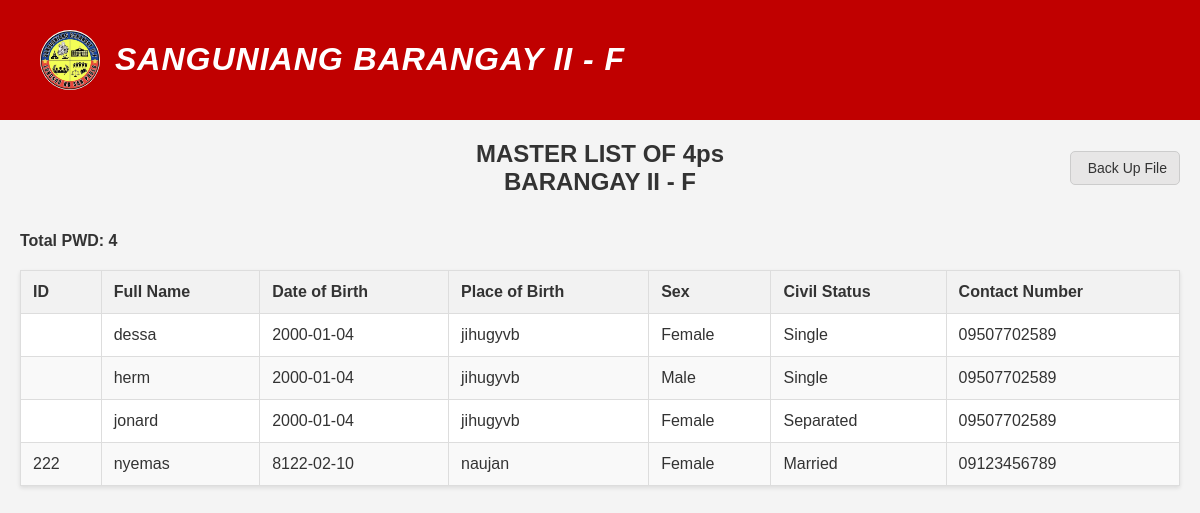
The page /pwd.php on the database its author committed.
### tables this page shows
CREATE TABLE `residents` (
  `id` int(11) NOT NULL,
  `fullname` varchar(100) DEFAULT NULL,
  `dob` date DEFAULT NULL,
  `pob` varchar(100) DEFAULT NULL,
  `sex` varchar(10) DEFAULT NULL,
  `civil_status` varchar(20) DEFAULT NULL,
  `nationality` varchar(50) DEFAULT NULL,
  `religion` varchar(50) DEFAULT NULL,
  `contact_number` varchar(15) DEFAULT NULL,
  `house_no` varchar(20) DEFAULT NULL,
  `barangay` varchar(50) DEFAULT NULL,
  `municipality` varchar(50) DEFAULT NULL,
  `province` varchar(50) DEFAULT NULL,
  `length_of_stay` varchar(50) DEFAULT NULL,
  `occupation` varchar(100) DEFAULT NULL,
  `place_of_work` varchar(100) DEFAULT NULL,
  `education` varchar(100) DEFAULT NULL,
  `father_name` varchar(100) DEFAULT NULL,
  `father_occupation` varchar(100) DEFAULT NULL,
  `father_contact` varchar(15) DEFAULT NULL,
  `mother_name` varchar(100) DEFAULT NULL,
  `mother_occupation` varchar(100) DEFAULT NULL,
  `mother_contact` varchar(15) DEFAULT NULL,
  `emergency_name` varchar(100) DEFAULT NULL,
  `emergency_relationship` varchar(50) DEFAULT NULL,
  `emergency_contact` varchar(15) DEFAULT NULL,
  `email_address` varchar(255) DEFAULT NULL,
  `voters` enum('Yes','No') DEFAULT 'No',
  `pwd` enum('Yes','No') DEFAULT 'No',
  `senior` enum('Yes','No') DEFAULT 'No',
  `household_name` varchar(100) DEFAULT NULL,
  `age_member` int(11) DEFAULT NULL,
  `sex_householdmember` enum('Male','Female','Other') DEFAULT NULL,
  `civil_status_member` varchar(50) DEFAULT NULL,
  `occupation_member` varchar(100) DEFAULT NULL,
  `education_attain` varchar(100) DEFAULT NULL,
  `place_of_work_or_school` varchar(150) DEFAULT NULL,
  `resident_type` enum('HomeOwner','Renters') NOT NULL DEFAULT 'HomeOwner',
  `four_ps` enum('Yes','No') DEFAULT NULL,
  `fourps_id` int(10) UNSIGNED DEFAULT NULL,
  `pwd_id` int(10) UNSIGNED DEFAULT NULL,
  `senior_id` int(10) UNSIGNED DEFAULT NULL,
  `voters_id` varchar(50) DEFAULT NULL,
  `last_updated` timestamp NOT NULL DEFAULT current_timestamp() ON UPDATE current_timestamp()
);

### pwd.php (the view, shortened to what this page needs)
<?php
include 'db.conn.php';
$pwdCountQuery = "SELECT COUNT(*) as total FROM residents WHERE pwd = 'Yes'";
$pwdCount = $conn->query($pwdCountQuery)->fetch_assoc()['total'];
?>
<!DOCTYPE html>
<html lang="en">
<head>
</head>
<body>
    <div class="header">
        <img src="brgy2F.jpg" alt="Barangay Logo" class="logo">
        <h1>SANGUNIANG BARANGAY II - F</h1>
    </div>
    <div class="subheader">
        <h2>MASTER LIST OF 4ps<br>BARANGAY II - F</h2>
  <a href="data.xlsx" download="MasterList4ps_BarangayII-F.xlsx" class="backup-button" title="Download Excel Backup File">
    <i class="fas fa-file-download"></i> Back Up File
</a>
    </div>
    <div class="statistics" style="margin: 0 20px 20px 20px; font-weight: bold;">
        <p>Total PWD: <?= $pwdCount ?></p>
    </div>
    <table>
        <thead>
            <tr>
                <th>ID</th>
                <th>Full Name</th>
                <th>Date of Birth</th>
                <th>Place of Birth</th>
                <th>Sex</th>
                <th>Civil Status</th>
                <th>Contact Number</th>
            </tr>
        </thead>
        <tbody>
        <?php
        $sql = "SELECT pwd_id, fullname, dob, pob, sex, civil_status, contact_number FROM residents WHERE pwd= 'Yes' ORDER BY id ASC";
        $result = $conn->query($sql);
        $row_count = 0;
        while ($row = $result->fetch_assoc()):
            $alt = ($row_count % 2 == 1) ? 'class="alt"' : '';
        ?>
            <tr <?= $alt ?>>
                <td><?= htmlspecialchars($row['pwd_id']) ?></td>
                <td><?= htmlspecialchars($row['fullname']) ?></td>
                <td><?= htmlspecialchars($row['dob']) ?></td>
                <td><?= htmlspecialchars($row['pob']) ?></td>
                <td><?= htmlspecialchars($row['sex']) ?></td>
                <td><?= htmlspecialchars($row['civil_status']) ?></td>
                <td><?= htmlspecialchars($row['contact_number']) ?></td>
            </tr>
        <?php
            $row_count++;
        endwhile;
        ?>
        </tbody>
    </table>
</body>
</html>

### pwd.php (style rules this page uses)
body { font-family: Arial, sans-serif; margin: 0; padding: 0; background-color: #f4f4f4; color: #333; }
.header { display: flex; align-items: center; background-color: #c00000; color: white; padding: 20px 40px; }
.header .logo { height: 60px; width: 60px; margin-right: 15px; border-radius: 50%; object-fit: cover; }
.header h1 { font-size: 2em; color: white; font-weight: bold; font-style: italic; text-transform: uppercase; letter-spacing: 1px; }
.subheader { text-align: center; padding: 20px; position: relative; }
.subheader h2 { margin: 0; font-weight: bold; color: #333; text-align: center; }
.backup-button { position: absolute; top: 50%; right: 20px; transform: translateY(-50%); background-color: #e7e6e6; color: #333; padding: 8px 12px; border: 1px solid #ccc; border-radius: 5px; text-decoration: none; font-size: 14px; display: inline-flex; align-items: center; }
.statistics { margin: 0 20px 20px 20px; font-weight: bold; text-align: left; }
table { width: calc(100% - 40px); margin: 0 auto; border-collapse: collapse; background-color: white; box-shadow: 0 2px 4px rgba(0,0,0,0.1); }
thead tr { background-color: #f2f2f2; }
th, td { border: 1px solid #ddd; padding: 12px; text-align: left; }
th { font-weight: bold; }
tbody tr.alt { background-color: #f9f9f9; }

### rows shown on the page
residents: fullname "dessa", dob "2000-01-04", pob "jihugyvb", sex "Female", civil_status "Single", contact_number "09507702589"
residents: fullname "herm", dob "2000-01-04", pob "jihugyvb", sex "Male", civil_status "Single", contact_number "09507702589"
residents: fullname "jonard", dob "2000-01-04", pob "jihugyvb", sex "Female", civil_status "Separated", contact_number "09507702589"
residents: pwd "222", fullname "nyemas", dob "8122-02-10", pob "naujan", sex "Female", civil_status "Married", contact_number "09123456789"

### other values the page prints
$pwdCount "4"
